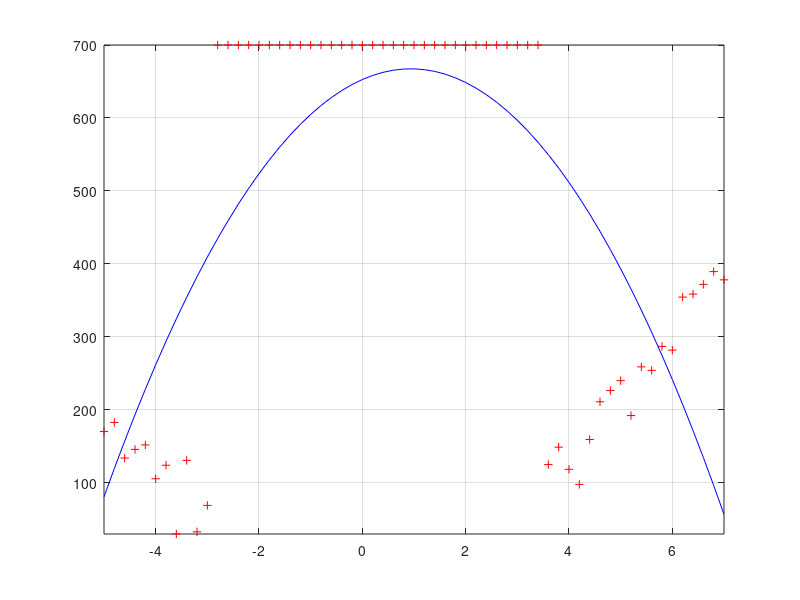

MATLAB code to generate this figure:
% Problem 18
close all; clc;
 
T = [-5.00,-4.80,-4.60,-4.40,-4.20,-4.00,-3.80,-3.60,-3.40,-3.20,-3.00,...
     -2.80,-2.60,-2.40,-2.20,-2.00,-1.80,-1.60,-1.40,-1.20,-1.00,-0.80,...
     -0.60,-0.40,-0.20,0.00,0.20,0.40,0.60,0.80,1.00,1.20,1.40,1.60,1.80,...
     2.00,2.20,2.40,2.60,2.80,3.00,3.20,3.40,3.60,3.80,4.00,4.20,4.40,...
     4.60,4.80,5.00,5.20,5.40,5.60,5.80,6.00,6.20,6.40,6.60,6.80,7.00];

Y = [170.03,182.38,133.57,145.42,151.57,105.10,123.68,29.38,130.37,32.38,...
     68.62,47.97,81.12,71.57,36.41,53.02,-13.34,-2.03,5.14,43.59,10.39,...
     -0.28,3.99,-2.33,1.32,10.79,13.49,-5.02,-21.35,43.63,-27.66,5.20,...
     -17.58,-3.28,5.03,81.28,95.88,44.65,68.23,97.04,22.50,133.24,133.86,...
     124.59,148.46,118.09,97.44,158.99,210.76,226.12,239.74,191.80,258.61,...
     253.79,286.63,281.53,354.26,358.41,371.70,389.25,377.95];
   
% changes here
tmp = (T>-3).*(T<3.5);
Y = Y.*(1-tmp) + 700*tmp;

ones = [];
ones(1, 1:length(T)) = 1;
 
F = vertcat(ones, T, T.^2);

theta = ((F * F')\F) * Y';
Yt = theta(1) + theta(2) * T + theta(3) * T.^2;
delta = sqrt(sum((Y - Yt).^2));
fprintf('Delta: %.2f\nVector theta: (%.2f, %.2f, %.2f)\n', delta, theta(1), theta(2), theta(3));
 
plot(T, Y, '+r');
hold on;
plot(T, Yt, 'b');
hold off;
axis tight; 
grid on;
